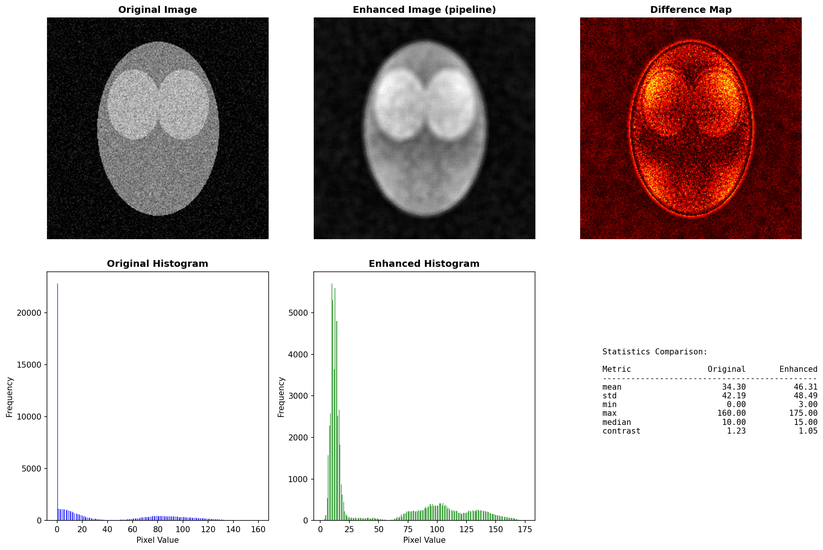
#> input picture example1_comparison.png, 823 x 550 px, shrunk from 2172 x 1451 before the run
$ python -i edge_enhancement.py   (imports and definitions only)   (older library calls are emulated)
#> lines starting #> are read from the running program, lines starting #| are printed output that depends on the picture; after the words box and inside, x2 and y2 are one past the last pixel; in counts of white or black regions, pixels touching at a corner belong together
"""
Edge Enhancement Script for Medical Images

Processes images from the img folder using Sobel and Laplacian operators
to enhance visibility and apply edge-preserving enhancements for better
diagnostic quality. Results are saved to enhanced_images folder with
detailed comparison visualizations.
"""

import cv2
import numpy as np
import matplotlib
# [1 line not run here, left out]
import matplotlib.pyplot as plt
from pathlib import Path
import os
from medical_image_enhancement import MedicalImageEnhancer


class EdgeEnhancer:
    """
    Class for applying edge-based enhancements to medical images.
    Focuses on Sobel and Laplacian operators for improved visibility.
    """

    def __init__(self, input_dir='img', output_dir='enhanced_images'):
        """
        Initialize the edge enhancer.

        Args:
            input_dir: Directory containing input images
            output_dir: Directory to save enhanced images
        """
        self.input_dir = Path(input_dir)
        self.output_dir = Path(output_dir)
        self.output_dir.mkdir(exist_ok=True)

        # Create subdirectories for different enhancement types
        self.sobel_dir = self.output_dir / 'sobel_enhanced'
        self.laplacian_dir = self.output_dir / 'laplacian_enhanced'
        self.comparison_dir = self.output_dir / 'comparisons'

        self.sobel_dir.mkdir(exist_ok=True)
        self.laplacian_dir.mkdir(exist_ok=True)
        self.comparison_dir.mkdir(exist_ok=True)

    def apply_sobel_enhancement(self, image):
        """
        Apply Sobel edge detection and enhance the original image.

        Sobel operator detects gradients/edges and enhances them
        for better visibility of anatomical structures.

        Args:
            image: Input grayscale image

        Returns:
            Enhanced image with Sobel edge emphasis
        """
        # Apply Sobel in both directions
        sobelx = cv2.Sobel(image, cv2.CV_64F, 1, 0, ksize=3)
        sobely = cv2.Sobel(image, cv2.CV_64F, 0, 1, ksize=3)

        # Calculate magnitude
        magnitude = np.sqrt(sobelx**2 + sobely**2)
        magnitude = np.clip(magnitude, 0, 255).astype(np.uint8)

        # Enhance the original image with Sobel edges
        # Normalize edges
        edges_normalized = cv2.normalize(magnitude, None, 0, 1, cv2.NORM_MINMAX)

        # Combine original with edge enhancement
        image_float = image.astype(float)
        enhanced = image_float + (edges_normalized * 255 * 0.5)
        enhanced = np.clip(enhanced, 0, 255).astype(np.uint8)

        return enhanced, magnitude

    def apply_laplacian_enhancement(self, image):
        """
        Apply Laplacian edge detection and enhance the original image.

        Laplacian detects second derivatives (zero-crossings) which are
        excellent for edge detection in medical images.

        Args:
            image: Input grayscale image

        Returns:
            Enhanced image with Laplacian edge emphasis
        """
        # Apply Laplacian operator
        laplacian = cv2.Laplacian(image, cv2.CV_64F)

        # Get absolute value for edge map
        laplacian_abs = np.abs(laplacian)
        laplacian_normalized = cv2.normalize(laplacian_abs, None, 0, 255,
                                             cv2.NORM_MINMAX).astype(np.uint8)

        # Enhance the original image with Laplacian edges
        edges_normalized = laplacian_abs / (np.max(laplacian_abs) + 1e-5)

        # Combine original with edge enhancement
        image_float = image.astype(float)
        enhanced = image_float + (edges_normalized * 255 * 0.5)
        enhanced = np.clip(enhanced, 0, 255).astype(np.uint8)

        return enhanced, laplacian_normalized

    def process_image(self, image_path):
        """
        Process a single image with both Sobel and Laplacian enhancement.

        Args:
            image_path: Path to the input image

        Returns:
            Dictionary with processing results
        """
#> called with image_path = 'example1_comparison.png'
        image_name = Path(image_path).stem

        print(f"\n{'='*70}")
        print(f"Processing: {image_name}")
        print(f"{'='*70}")

        # Load image
        image = cv2.imread(str(image_path), cv2.IMREAD_GRAYSCALE)
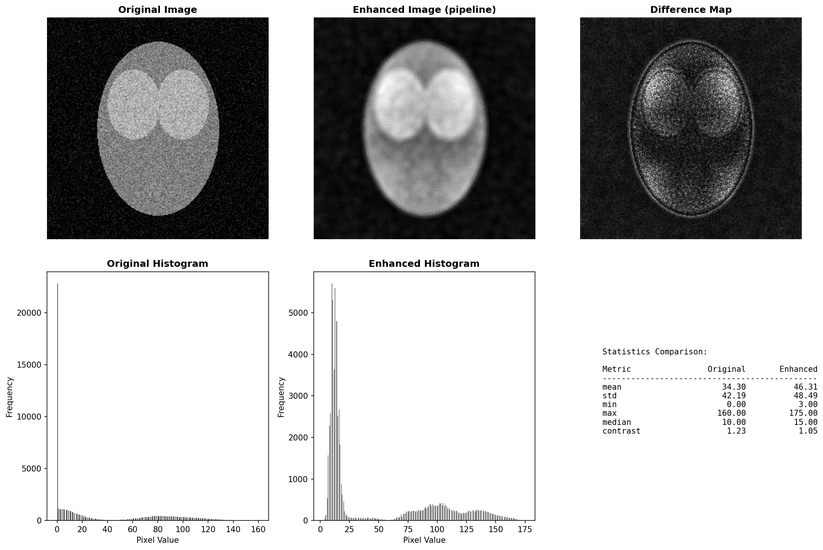
#> image: shape (550, 823); min 0, max 255, mean 184.8

        if image is None:
            print(f"❌ Could not load image: {image_path}")
            return None

        print(f"✓ Image loaded: {image.shape[0]}x{image.shape[1]} pixels")
#| ✓ Image loaded: 550x823 pixels

        # Get original statistics
        original_stats = self.get_statistics(image)
#> original_stats = {'mean': 184.8, 'std': 101.1, 'min': 0, 'max': 255, 'median': 255, 'contrast': 0.547}

        # Apply Sobel enhancement
        print("\n[1/2] Applying Sobel Edge Enhancement...")
        sobel_enhanced, sobel_edges = self.apply_sobel_enhancement(image)
#> in apply_sobel_enhancement, `magnitude = np.clip(magnitude, 0, 255).astype(np.uint8)`:
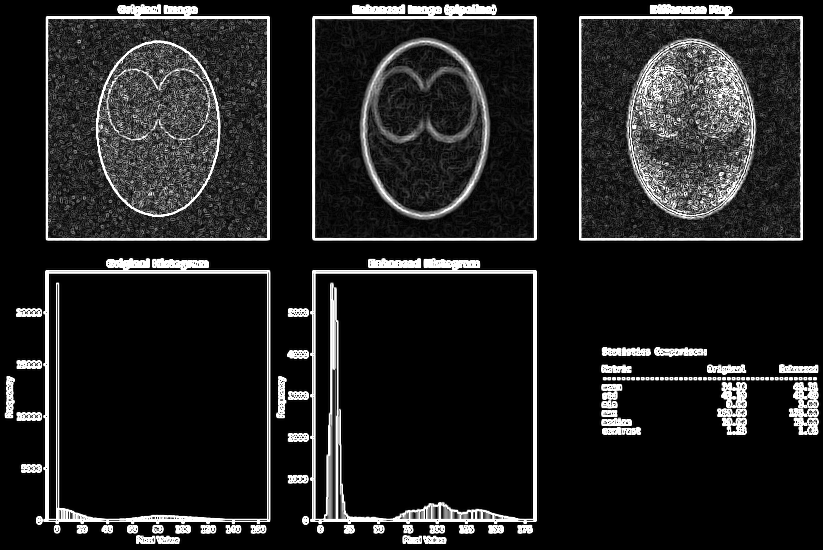
#> magnitude: shape (550, 823); min 0, max 255, mean 34
#> in apply_sobel_enhancement, `edges_normalized = cv2.normalize(magnitude, None, 0, 1, cv2.NORM_MINMAX)`:
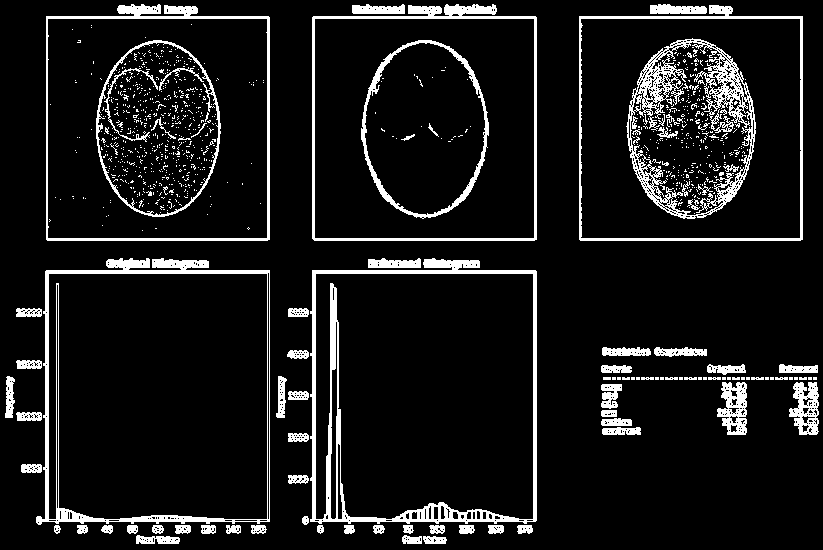
#> edges_normalized: shape (550, 823); values 0 (black) and 1 (white), 9.7% white; 959 white regions (874 under 20 px), largest, box (x1, y1, x2, y2) and area: (310, 258, 537, 524) 6606, (626, 38, 756, 219) 5627, (36, 258, 270, 525) 4893
        sobel_stats = self.get_statistics(sobel_enhanced)
#> sobel_stats = {'mean': 192.1, 'std': 98.58, 'min': 0, 'max': 255, 'median': 255, 'contrast': 0.513}
        print("      ✓ Sobel enhancement applied")

        # Apply Laplacian enhancement
        print("[2/2] Applying Laplacian Edge Enhancement...")
        laplacian_enhanced, laplacian_edges = self.apply_laplacian_enhancement(image)
#> in apply_laplacian_enhancement, `laplacian = cv2.Laplacian(image, cv2.CV_64F)`:
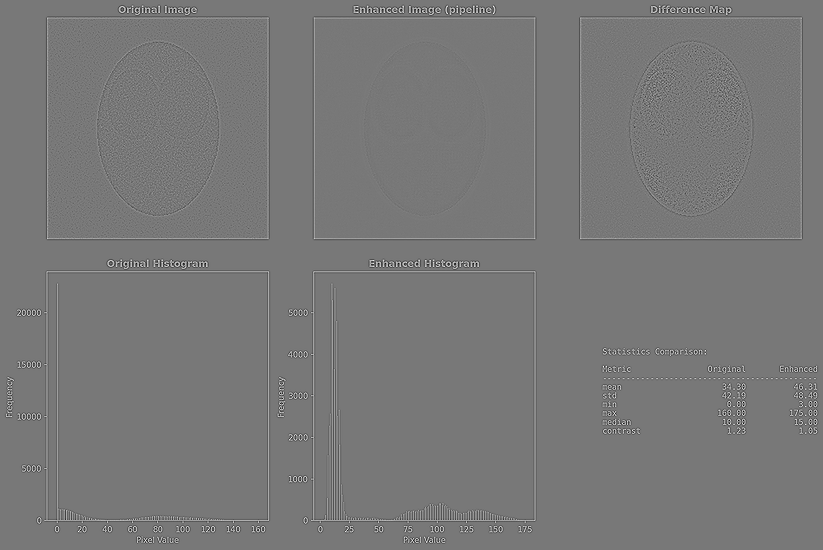
#> laplacian: shape (550, 823) float64; min -618, max 691, mean 0; drawn with min black and max white
#> in apply_laplacian_enhancement, `enhanced = image_float + (edges_normalized * 255 * 0.5)`:
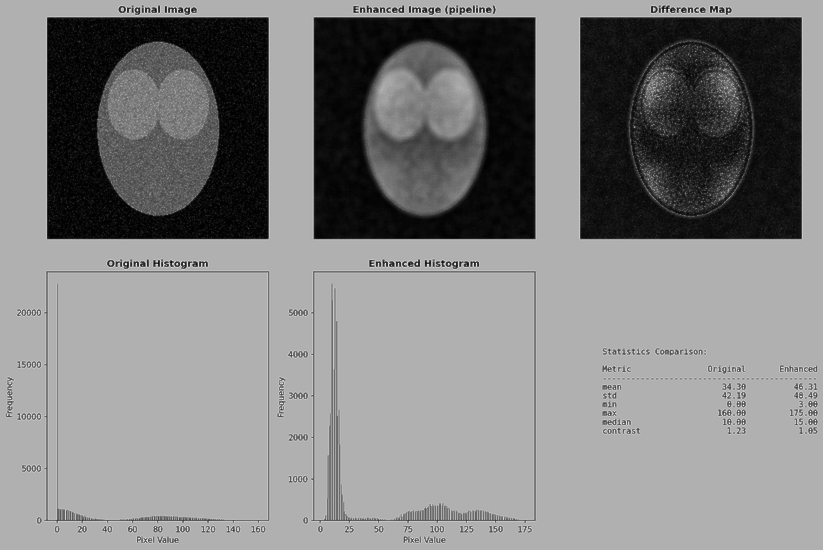
#> enhanced: shape (550, 823) float64; min 0, max 369, mean 188; drawn with min black and max white
#> in apply_laplacian_enhancement, `enhanced = np.clip(enhanced, 0, 255).astype(np.uint8)`:
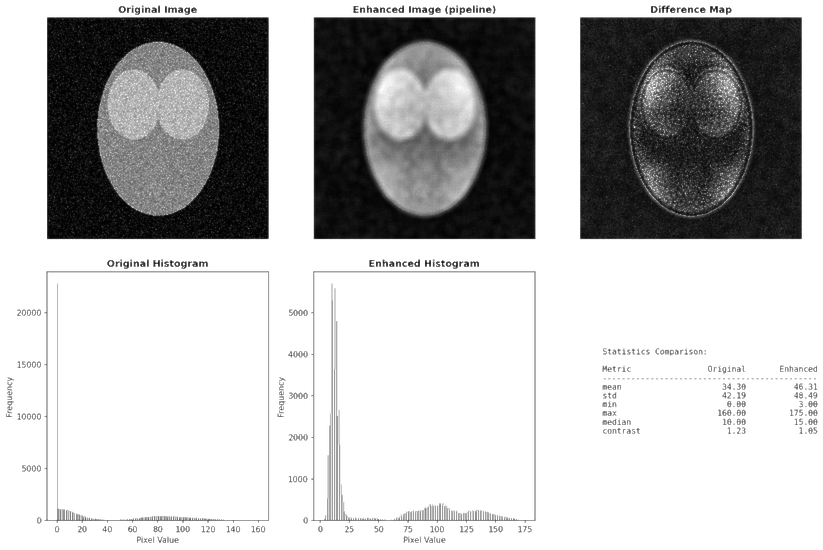
#> enhanced: shape (550, 823); min 0, max 255, mean 187.2
        laplacian_stats = self.get_statistics(laplacian_enhanced)
#> laplacian_stats = {'mean': 187.2, 'std': 99.26, 'min': 0, 'max': 255, 'median': 255, 'contrast': 0.53}
        print("      ✓ Laplacian enhancement applied")

        # Save enhanced images
        sobel_path = self.sobel_dir / f"{image_name}_sobel.png"
        laplacian_path = self.laplacian_dir / f"{image_name}_laplacian.png"

        cv2.imwrite(str(sobel_path), sobel_enhanced)
        cv2.imwrite(str(laplacian_path), laplacian_enhanced)

        print(f"\n✓ Sobel enhanced saved: {sobel_path}")
        print(f"✓ Laplacian enhanced saved: {laplacian_path}")

        # Create comparison visualization
        self.create_comparison(image, sobel_enhanced, laplacian_enhanced,
                              sobel_edges, laplacian_edges, image_name)
#> in create_comparison, `plt.savefig(str(comparison_path), dpi=150, bbox_inches='tight')`:
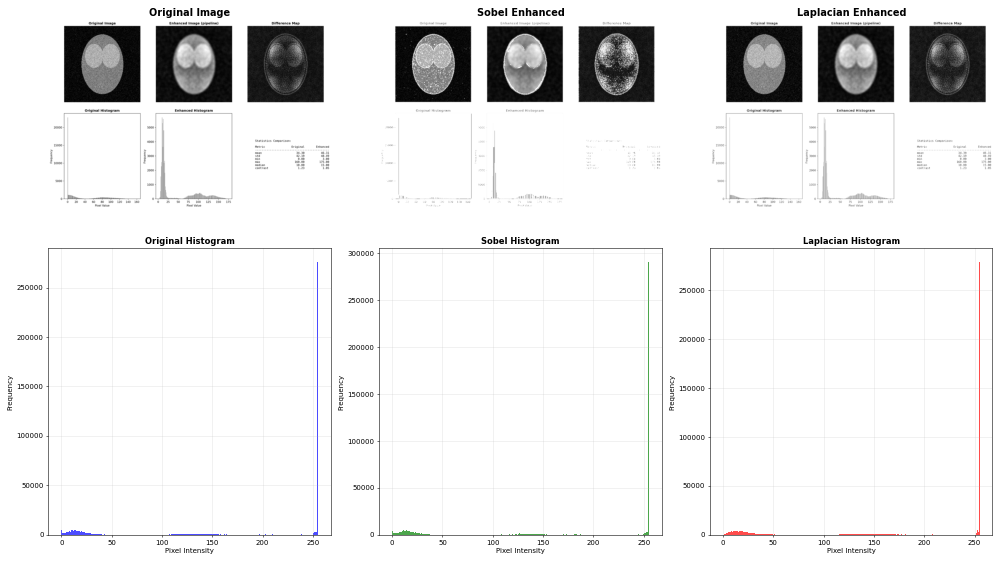
#> figure drawn by matplotlib, 6 panels; panel 2: tallest bar 276074 high, from x = 254 to 255; panel 4: tallest bar 291109 high, from x = 254 to 255; panel 6: tallest bar 279123 high, from x = 254 to 255

        results = {
            'image_name': image_name,
            'original_image': image,
            'sobel_enhanced': sobel_enhanced,
            'laplacian_enhanced': laplacian_enhanced,
            'sobel_edges': sobel_edges,
            'laplacian_edges': laplacian_edges,
            'original_stats': original_stats,
            'sobel_stats': sobel_stats,
            'laplacian_stats': laplacian_stats
        }

        return results

    def get_statistics(self, image):
        """
        Calculate image statistics for quality assessment.

        Args:
            image: Input image

        Returns:
            Dictionary with statistics
        """
        return {
            'mean': np.mean(image),
            'std': np.std(image),
            'min': np.min(image),
            'max': np.max(image),
            'median': np.median(image),
            'contrast': np.std(image) / np.mean(image) if np.mean(image) > 0 else 0
        }

    def create_comparison(self, original, sobel_enhanced, laplacian_enhanced,
                         sobel_edges, laplacian_edges, image_name):
        """
        Create detailed comparison visualization.

        Args:
            original: Original image
            sobel_enhanced: Sobel enhanced image
            laplacian_enhanced: Laplacian enhanced image
            sobel_edges: Sobel edge map
            laplacian_edges: Laplacian edge map
            image_name: Name for saving
        """
        fig = plt.figure(figsize=(20, 12))

        # Original Image
        ax1 = plt.subplot(2, 3, 1)
        ax1.imshow(original, cmap='gray')
        ax1.set_title('Original Image', fontsize=14, fontweight='bold')
        ax1.axis('off')

        # Original Histogram
        ax2 = plt.subplot(2, 3, 4)
        ax2.hist(original.flatten(), bins=256, color='blue', alpha=0.7)
        ax2.set_title('Original Histogram', fontsize=12, fontweight='bold')
        ax2.set_xlabel('Pixel Intensity')
        ax2.set_ylabel('Frequency')
        ax2.grid(True, alpha=0.3)

        # Sobel Enhanced
        ax3 = plt.subplot(2, 3, 2)
        ax3.imshow(sobel_enhanced, cmap='gray')
        ax3.set_title('Sobel Enhanced', fontsize=14, fontweight='bold')
        ax3.axis('off')

        # Sobel Histogram
        ax4 = plt.subplot(2, 3, 5)
        ax4.hist(sobel_enhanced.flatten(), bins=256, color='green', alpha=0.7)
        ax4.set_title('Sobel Histogram', fontsize=12, fontweight='bold')
        ax4.set_xlabel('Pixel Intensity')
        ax4.set_ylabel('Frequency')
        ax4.grid(True, alpha=0.3)

        # Laplacian Enhanced
        ax5 = plt.subplot(2, 3, 3)
        ax5.imshow(laplacian_enhanced, cmap='gray')
        ax5.set_title('Laplacian Enhanced', fontsize=14, fontweight='bold')
        ax5.axis('off')

        # Laplacian Histogram
        ax6 = plt.subplot(2, 3, 6)
        ax6.hist(laplacian_enhanced.flatten(), bins=256, color='red', alpha=0.7)
        ax6.set_title('Laplacian Histogram', fontsize=12, fontweight='bold')
        ax6.set_xlabel('Pixel Intensity')
        ax6.set_ylabel('Frequency')
        ax6.grid(True, alpha=0.3)

        plt.tight_layout()

        comparison_path = self.comparison_dir / f"{image_name}_comparison.png"
        plt.savefig(str(comparison_path), dpi=150, bbox_inches='tight')
        print(f"✓ Comparison saved: {comparison_path}")
        plt.close()

    # [155 lines left out: functions create_edge_comparison, process_all_images, print_statistics_report, main, not called in this run]


# [2 lines not run here, left out]

>>> result = EdgeEnhancer().process_image('example1_comparison.png')
#> result = 9 items
